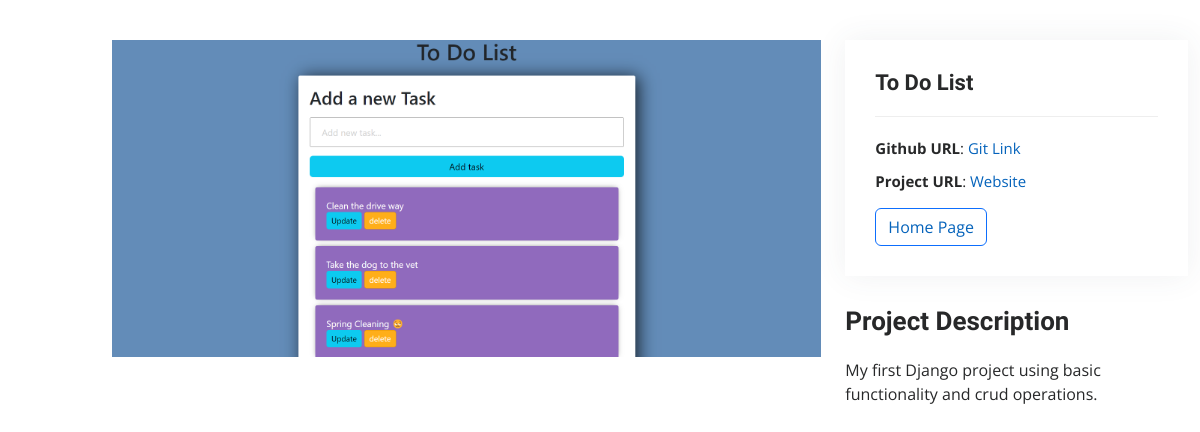
Page /detail/1/ on the committed database.
### resume/models.py (models this page shows, shortened)
class Project(models.Model):
    title = models.CharField(max_length = 200)
    project_img = models.ImageField(upload_to = 'project/')
    description = models.TextField(blank=False, null=False)
    git_url = models.URLField()
    project_url = models.URLField(blank=True, null=True)

### resume/views.py (the view)
# urls.py: path('detail/<int:pk>/', views.detail, name='detail'),
def detail(request, pk):
    project = Project.objects.get(pk=pk)
    context = {
        'project':project
    }
    return render(request,'resume/detail.html',context)

### resume/templates/resume/detail.html (shortened to what this page needs)
{% load static %}
<!DOCTYPE html>
<html lang="en">
<head>
  <link href="{% static 'vendor/aos/aos.css' %}" rel="stylesheet">
  <link href="{% static 'vendor/bootstrap/css/bootstrap.min.css' %}" rel="stylesheet">
  <link href="{% static 'vendor/bootstrap-icons/bootstrap-icons.css' %}" rel="stylesheet">
  <link href="{% static 'vendor/boxicons/css/boxicons.min.css' %}" rel="stylesheet">
  <link href="{% static 'vendor/glightbox/css/glightbox.min.css' %}" rel="stylesheet">
  <link href="{% static 'vendor/swiper/swiper-bundle.min.css' %}" rel="stylesheet">
  <link href="{% static 'css/style.css' %}"  rel="stylesheet">
</head>
<body>
  <main id="main">
    <section id="portfolio-details" class="portfolio-details">
      <div class="container">
        <div class="row gy-4">
          <div class="col-lg-8">
            <div class="portfolio-details-slider swiper">
              <div class="swiper-wrapper align-items-center">
                <div>
                  <img src="{{project.project_img.url}}" alt="">
                </div>
              </div>
            </div>
          </div>
            <div class="col-lg-4">
                <div class="portfolio-info">
                    <h3>{{project.title}}</h3>
                    <ul>
                        <li><strong>Github URL</strong>: <a href="{{project.git_url}}">Git Link</a></li>
                        <li><strong>Project URL</strong>: <a href="{{project.project_url}}">Website</a></li>
                    </ul>
                    <button class="btn btn-outline-primary"><a href="{% url 'index' %}">Home Page</a></button>
                </div>
                <div class="portfolio-description">
                    <h2>Project Description</h2>
                    <p>
                       {{project.description}}
                    </p>
                </div>
            </div>
        </div>
      </div>
    </section>
  </main>
</body>
</html>

### resume/static/css/style.css (style rules this page uses)
body { font-family: "Open Sans", sans-serif; color: #272829; }
a { color: #0563bb; text-decoration: none; }
h1, h2, h3, h4, h5, h6 { font-family: "Raleway", sans-serif; }
@media (min-width: 991px) { #main { margin-left: 100px; } }
section { padding: 60px 0; overflow: hidden; }
.portfolio-details { padding-top: 40px; }
.portfolio-details .portfolio-details-slider img { width: 100%; }
.portfolio-details .portfolio-info { padding: 30px; box-shadow: 0px 0 30px rgba(69, 80, 91, 0.08); }
.portfolio-details .portfolio-info h3 { font-size: 22px; font-weight: 700; margin-bottom: 20px; padding-bottom: 20px; border-bottom: 1px solid #eee; }
.portfolio-details .portfolio-info ul { list-style: none; padding: 0; font-size: 15px; }
.portfolio-details .portfolio-info ul li+li { margin-top: 10px; }
.portfolio-details .portfolio-description { padding-top: 30px; }
.portfolio-details .portfolio-description h2 { font-size: 26px; font-weight: 700; margin-bottom: 20px; }
.portfolio-details .portfolio-description p { padding: 0; }

### rows in the picture
Project: project_img (picture), title "To Do List", description "My first Django project using basic functionality and crud operations."
